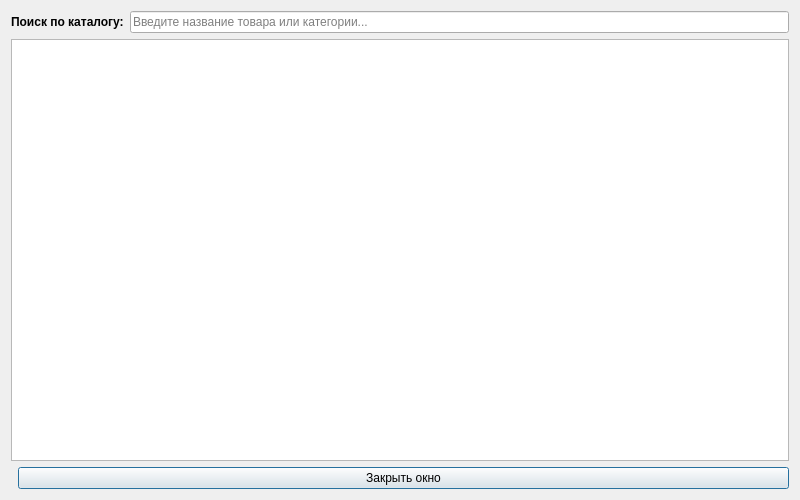
<?xml version="1.0" encoding="UTF-8"?>
<ui version="4.0">
 <class>CatalogDialog</class>
 <widget class="QDialog" name="CatalogDialog">
  <property name="geometry"><rect><x>0</x><y>0</y><width>800</width><height>500</height></rect></property>
  <layout class="QVBoxLayout" name="verticalLayout">
   <item>
    <layout class="QHBoxLayout" name="searchLayout">
     <item>
      <widget class="QLabel" name="lblSearch">
       <property name="font"><font><bold>true</bold></font></property>
       <property name="text"><string>Поиск по каталогу:</string></property>
      </widget>
     </item>
     <item>
      <widget class="QLineEdit" name="leSearch">
       <property name="placeholderText"><string>Введите название товара или категории...</string></property>
       <property name="clearButtonEnabled"><bool>true</bool></property>
      </widget>
     </item>
    </layout>
   </item>
   <item>
    <widget class="QTableView" name="tableView">
     <property name="alternatingRowColors"><bool>true</bool></property>
    </widget>
   </item>
   <item>
    <layout class="QHBoxLayout" name="btnLayout">
     <item><spacer name="spacer"><property name="orientation"><enum>Qt::Horizontal</enum></property></spacer></item>
     <item>
      <widget class="QPushButton" name="btnClose">
       <property name="text"><string>Закрыть окно</string></property>
      </widget>
     </item>
    </layout>
   </item>
  </layout>
 </widget>
 <connections>
  <connection>
   <sender>btnClose</sender>
   <signal>clicked()</signal>
   <receiver>CatalogDialog</receiver>
   <slot>accept()</slot>
  </connection>
 </connections>
</ui>
